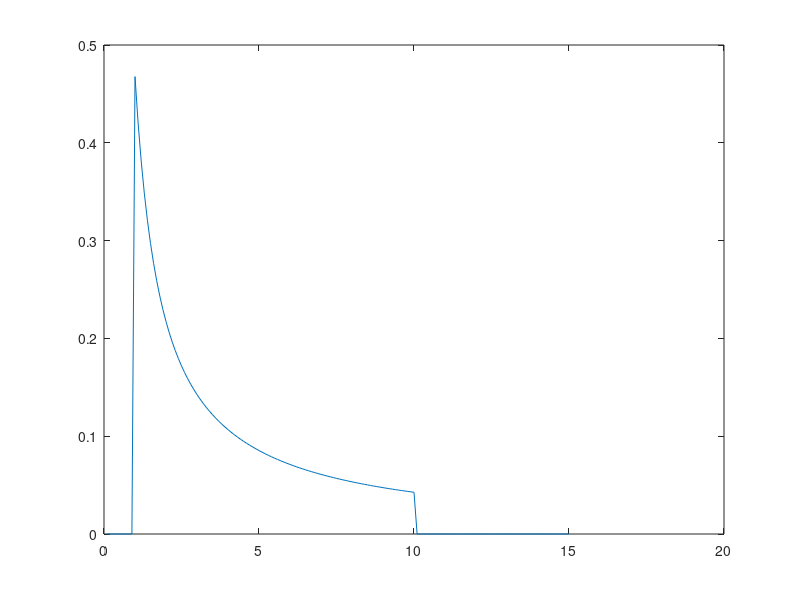

The MATLAB source for this figure: (Note: this script raises an error after producing the figure.)
%
% SF1900 - Probability Theory and Statistics 
% LAB 1 Simulation
%

%%
% Problem 0 - Computing probabilities


% P(Xk ≤ 3)
fprintf('P(X₁ ≤ 3) = %d\n', binocdf(3, 10, 0.3))
fprintf('P(X₂ ≤ 3) = %d\n', normcdf(3, 5, 3))
fprintf('P(X₃ ≤ 3) = %d\n', expcdf(3, 7))

% P(Xk > 7) = 1 - P(Xk ≤ 7)
fprintf('1 - P(X₁ ≤ 7) = %d\n', 1 - binocdf(7, 10, 0.3))
fprintf('1 - P(X₂ ≤ 7) = %d\n', 1 - normcdf(7, 5, 3))
fprintf('1 - P(X₃ ≤ 7) = %d\n', 1 - expcdf(7, 7))

% P(3 ≤ Xk ≤ 3) = P(Xk ≤ 4) - P(Xk ≤ 3)
fprintf('P(3 ≤ X₁ ≤ 4) = %d\n', binocdf(4, 10, 0.3) - binocdf(3, 10, 0.3))
fprintf('P(3 ≤ X₂ ≤ 4) = %d\n', normcdf(4, 5, 3) - normcdf(7, 5, 3))
fprintf('P(3 ≤ X₃ ≤ 4) = %d\n', expcdf(4, 7) - expcdf(3, 7))


%%
% Problem 1 - Probability density functions

%% Problem 1: exp-pdf
dx = 0.1;
x = 0:dx:15; % Creates vector with increments of dx
mu = 1;
y = exppdf(x, mu); % the density function of Exp(mu)
plot(x,y)

%% Problem 1: lambda-plot
lambda = 0.4267;
f=(lambda*exp(-x/lambda)+lambda./x).*(x >= 1 & x <= 10);
plot(x, f)


%%
% Problem 2 - Multivariate normal distribution

%% Problem 2: Multivariate normal
mux = 3; muy = 90; sigmax = 10; sigmay = 30; rho = 0.001;
plot_mvnpdf(mux, muy, sigmax, sigmay, rho)


%%
% Problem 2 - Simulating random numbers

%% Problem 3: Simulating random numbers
mu = 10;
N = 1e4;
y = exprnd(mu, N, 1); % Generates N Exp(mu) random numbers
hist_density(y); % Creates a normalized histogram
t = linspace(0, 100, N/10); % Vector of N/10 points
hold on
plot(t, exppdf(t, mu), 'r') % 'r' means red line
hold off


%%
% Problem 4 - LLN, Monte Carlo and CLT

%% Law of large numbers
mu = 0.5;
M = 500;
X = exprnd(mu, M, 1);
plot(ones(M, 1)*mu, 'r-.')
hold on
for k = 1:M
    plot(k, mean(X(1:k)), '.')
    if k == 1
        legend('True \mu', 'Estimated \mu')
    end
    % xlabel(num2str(k)), pause(0.001)
end
hold off

%% CGS
M = 1e3;
N = 30;
mu = 5;
X = exprnd(mu, M, N);
S = cumsum(X, 2);
for k = 1:N
    hist(S(:, k), 30)
    xlabel(num2str(k))
    pause(0.1)
end


%% Monte Carlo
N = 1e5;
% U = rand(N, 1)*2*pi
% mean(sin(U).^2)

X = exprnd(4, N, 1);
Y = normrnd(0, 1, N, 1);
Z = exp(X).^(cos(Y));
plot(Z)
median(Z)


%%
% Problem 5 - Descriptive statistics
load birth.dat
x = birth(birth(:, 20) < 3, 3);
y = birth(birth(:, 20) == 3, 3);
subplot(2,2,1)
boxplot(x)
axis([0 2 500 5000])
subplot(2,2,2)
boxplot(y)
axis([0 2 500 5000])
subplot(2,2,3:4)
ksdensity(x)
hold on
[fy, ty] = ksdensity(y);
plot(ty, fy, 'r')
hold off
